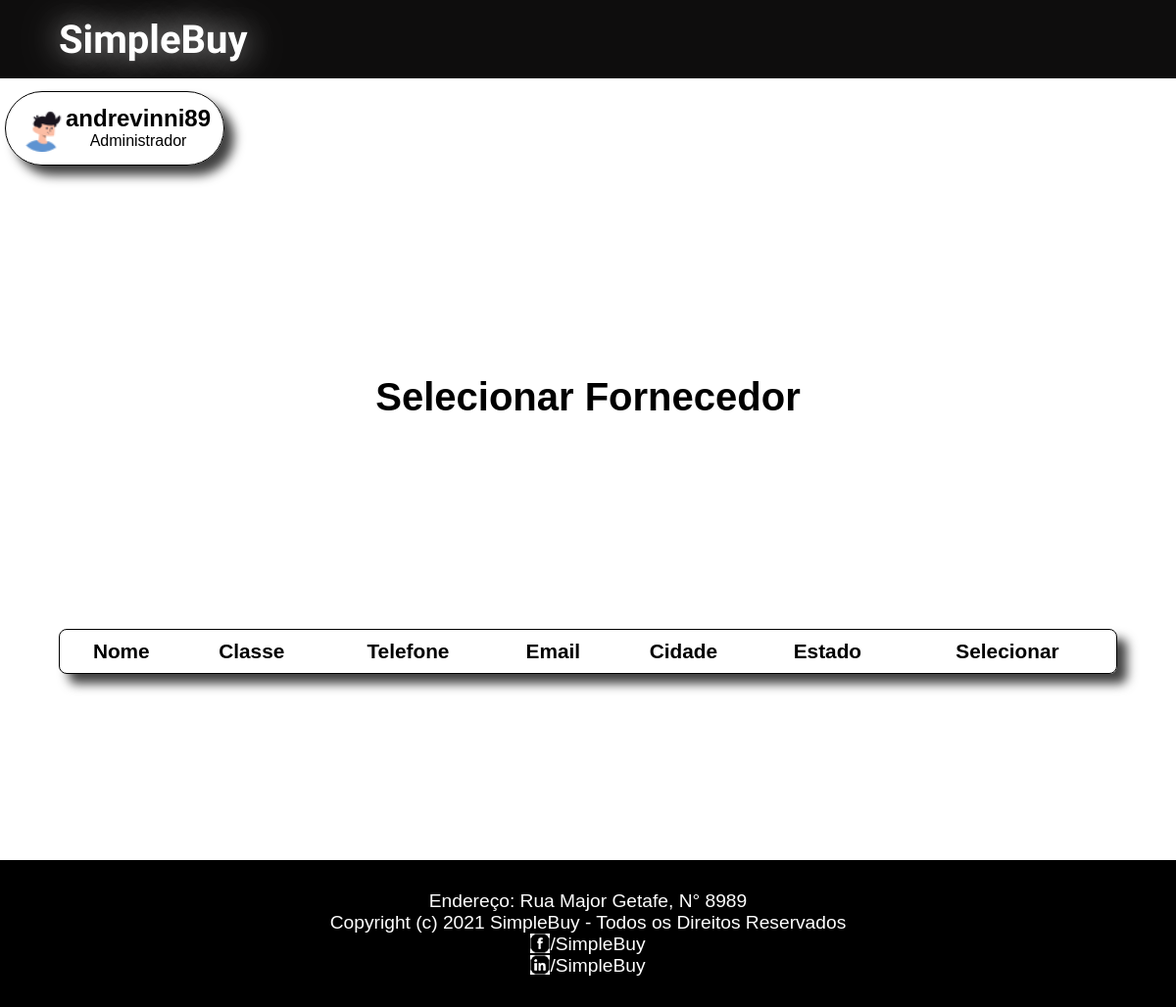
Before: /inicio-administrador/andrevinni89/integrar-nota-fiscal/selecionar-fornecedor with the older database file.
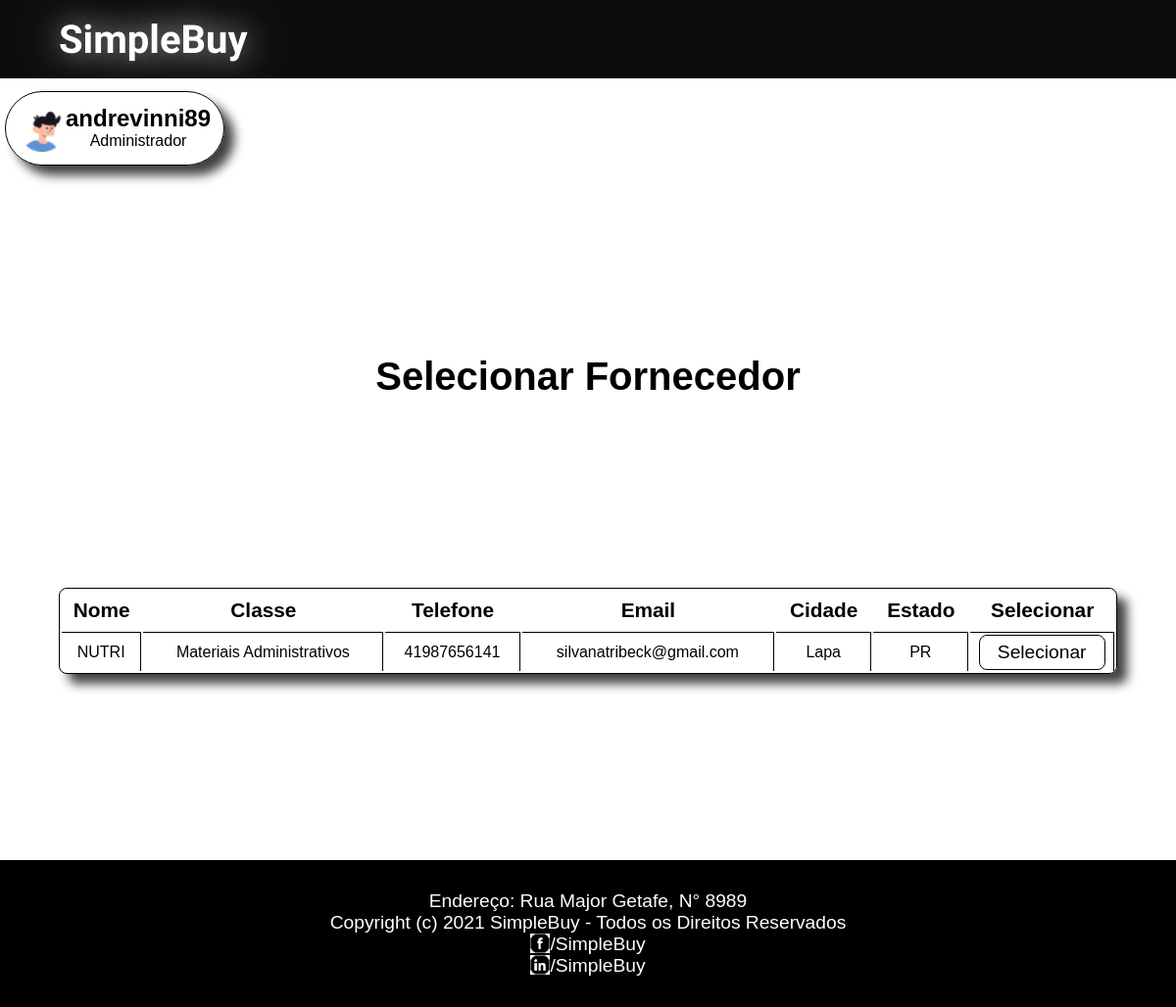
After: the same page with the newer database file.
### SimpleBuy/models.py (models this page shows, shortened)
class Fornecedor(models.Model):
    nome = models.CharField(max_length=200, unique=True)
    cnpj = models.CharField(max_length=200, unique=True)
    email = models.CharField(max_length=500, null=True)
    endereco = models.OneToOneField(Endereco, on_delete=models.CASCADE)
    telefone = models.CharField(max_length=200)
    classe = models.ForeignKey(Classe, on_delete=models.CASCADE, null=True)

class Classe(models.Model):
    nome = models.CharField(unique=True, max_length=200)
    def __str__(self):
        return self.nome

class Endereco(models.Model):
    rua = models.CharField(max_length=200)
    numero = models.IntegerField()
    cep = models.CharField(max_length=200)
    complemento = models.CharField(max_length=200, null=True)
    cidade = models.ForeignKey(Cidade, on_delete=models.CASCADE)

class Cidade(models.Model):
    nome = models.CharField(max_length=200)
    estado = models.ForeignKey(Estado, on_delete=models.CASCADE)
    def __str__(self):
        return self.nome

class Estado(models.Model):
    nome = models.CharField(max_length=200)
    def __str__(self):
        return self.nome

### SimpleBuy/views.py (the view)
# urls.py: path('inicio-administrador/<str:nomeUsuario>/integrar-nota-fiscal/selecionar-fornecedor',views.selecionar_fornecedor, name='selecionar-item'),
def selecionar_fornecedor(request, nomeUsuario, item_id=0):
    dao = GenericDao()
    daoFornecedor = DaoFornecedor()
    item_pendente_cotacao = None
    try:
        comprador = dao.get_by_username(Comprador, nomeUsuario)
        user = comprador
    except:
        comprador = False
        administrador = dao.get_by_username(Administrador, nomeUsuario)
        user = administrador
    if item_id != 0:
        item_pendente_cotacao = dao.get(Item_pendente_cotacao, item_id)
        fornecedores = daoFornecedor.get_fornecedor_by_classe(item_pendente_cotacao.cod_item.classe)
    else:
        fornecedores = dao.selectAll(Fornecedor)
    context = {
        "user": user,
        "item_pendente_cotacao": item_pendente_cotacao,
        "fornecedores": fornecedores
    }
    return render(request, 'SimpleBuy/selecionar-fornecedor.html', context)

### SimpleBuy/dao/GenericDao.py (called while the page is built)
    def selectAll(self, Model):
        list = []
        for i in Model.objects.all():
            list.append(i)
        return list

    def get_by_username(self, Model, username):
        try:
            model = Model.objects.get(nomeUsuario=username)
        except:
            raise
        return model

### SimpleBuy/templates/SimpleBuy/selecionar-fornecedor.html (shortened to what this page needs)
{% load static %}
<!DOCTYPE html>
<html lang="pt-br">
<head>
    <link rel="stylesheet" href="{% static 'style/inicio.css' %}">
    <link rel="stylesheet" href="{% static 'style/selecionar-fornecedor.css' %}">
</head>
<body>
    <div class="box">
    <header>
        <div class="container-header">
            <h1 class="tittle-header"><a id="logo" href="index"> SimpleBuy</a></h1>
        </div>
    </header>
        <div class="content-historico">
            {% if user.plano > 0 %}
            <a href="/inicio-administrador/{{user.nomeUsuario}}/" class="profile-link">
                <div class="profile">
                    <img src="{% static 'img/user-image.png' %}" alt="">
                    <div class="img-name">
                        <h2>{{user.nomeUsuario}}</h2>
                        <span>Administrador</span>
                    </div>
                </div>
            </a>
        {% endif %}
            <h1>Selecionar Fornecedor</h1>
            <table>
                <tr>
                    <th>Nome</th>
                    <th >Classe</th>
                    <th >Telefone</th>
                    <th >Email</th>
                    <th>Cidade</th>
                    <th>Estado</th>
                    <th>Selecionar</th>
                </tr>
                {% for fornecedor in fornecedores %}
                    <tr>
                        <td>{{fornecedor.nome}}</td>
                        <td >{{fornecedor.classe}}</td>
                        <td >{{fornecedor.telefone}}</td>
                        <td >{{fornecedor.email}}</td>
                        <td>{{fornecedor.endereco.cidade}}</td>
                        <td >{{fornecedor.endereco.cidade.estado}}</td>
                                {% if user.plano > 0 %}
                                    <td lass="last"><a href="{{fornecedor.id}}"><button class="generic-button">Selecionar</button></a></td>
                                {% else %}
                                    <td lass="last"><a href="{{fornecedor.id}}"><button class="generic-button">Selecionar</button></a></td>
                                {% endif %}
                    </tr>
                {% endfor %}
            </table>
        </div>
    <footer>
        <p>Endereço: Rua Major Getafe, N° 8989</p>
        <p>Copyright (c) 2021 SimpleBuy - Todos os Direitos Reservados</p>
        <div class="rede">
            <img src="{% static 'img/icone-facebook.png' %}" alt="">
            <p><a href="https://facebook/SimpleBuy">/SimpleBuy</a></p>
        </div>
        <div class="rede">
            <img src="{% static 'img/icone-linkedin.png' %}" alt="">
            <p><a href="https://linkedin/SimpleBuy">/SimpleBuy</a></p>
        </div>
    </footer>
</div>
</body>
</html>

Changed rows visible on the page:
added Fornecedor: nome "NUTRI", classe "Materiais Administrativos", telefone "41987656141", email "silvanatribeck@gmail.com", endereco.cidade "Lapa", endereco.cidade.estado "PR"
